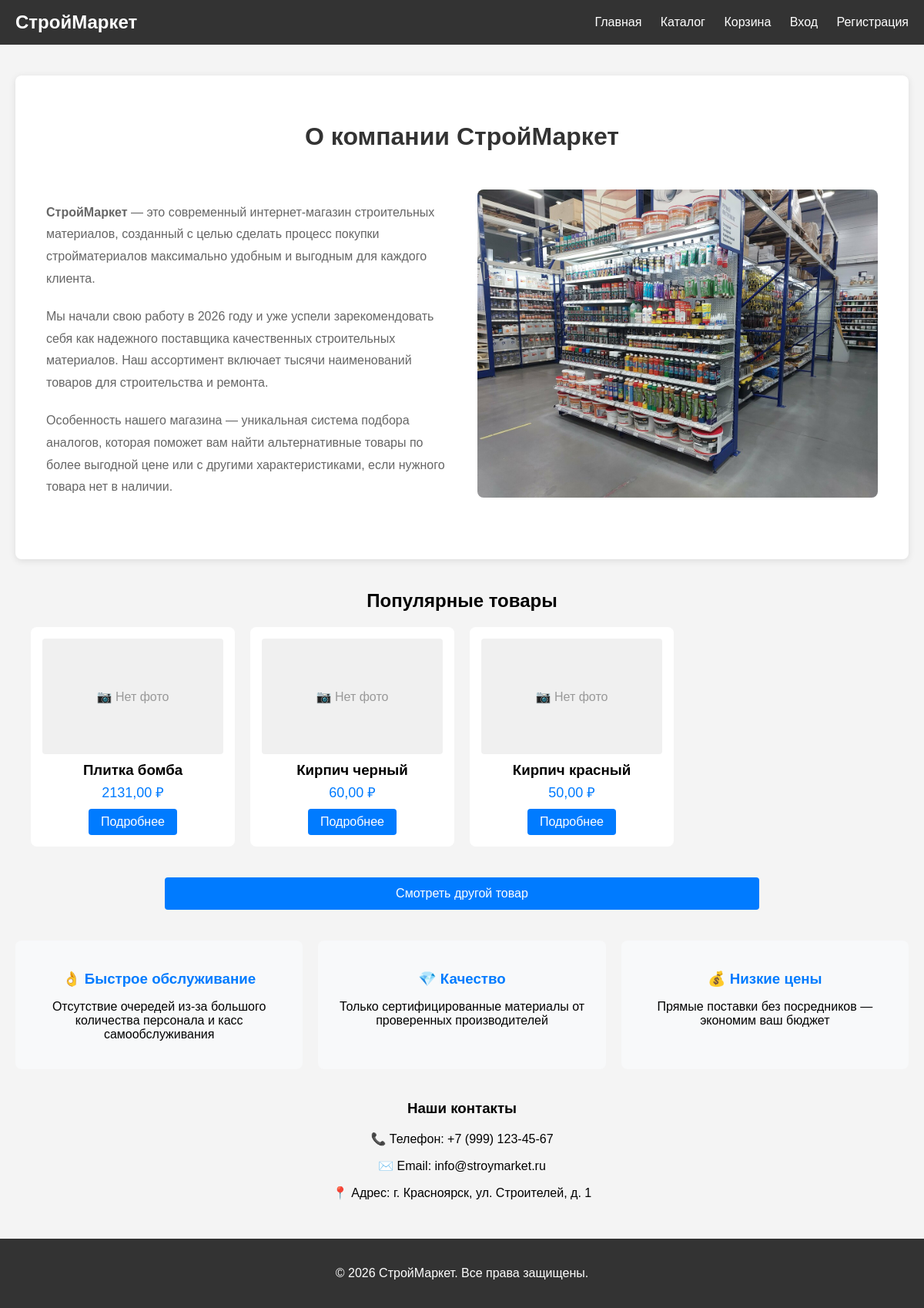
The page /about/ on the database its author committed.
### main/models.py (models this page shows, shortened)
class Product(models.Model):
    name = models.CharField(max_length=200)
    slug = models.SlugField(unique=True)
    description = models.TextField(blank=True)
    price = models.DecimalField(max_digits=10, decimal_places=2)
    category = models.ForeignKey(Category, on_delete=models.CASCADE, related_name='products')
    characteristics = models.TextField(blank=True, verbose_name='Характеристики')
    image = models.ImageField('Изображение', upload_to='products/', blank=True, null=True)

### main/views.py (the view)
# urls.py: path('about/', views.about, name='about'),
def about(request):
    popular_products = Product.objects.all().order_by('-id')[:4]
    return render(request, 'main/about.html', {
        'popular_products': popular_products
    })

### main/templates/main/about.html (shortened to what this page needs)
<!DOCTYPE html>
<html lang="ru">
<head>
</head>
<body>
    <div class="header">
        <div class="container">
            <div class="logo">СтройМаркет</div>
            <div class="nav">
                <a href="/about/">Главная</a>
                <a href="/">Каталог</a>
                <a href="{% url 'cart_detail' %}">Корзина</a>
                {% if user.is_authenticated %}
                    <span>Привет, {{ user.username }}!</span>
                    <a href="{% url 'logout' %}">Выход</a>
                    {% if user.is_superuser %}
                        <a href="/admin">Админка</a>
                    {% endif %}
                {% else %}
                    <a href="{% url 'login' %}">Вход</a>
                    <a href="{% url 'register' %}">Регистрация</a>
                {% endif %}
            </div>
        </div>
    </div>
    <div class="container">
        <div class="about-section">
            <h1>О компании СтройМаркет</h1>
            <div class="about-content">
                <div class="about-text">
                    <p><strong>СтройМаркет</strong> — это современный интернет-магазин строительных материалов, созданный с целью сделать процесс покупки стройматериалов максимально удобным и выгодным для каждого клиента.</p>
                    <p>Мы начали свою работу в 2026 году и уже успели зарекомендовать себя как надежного поставщика качественных строительных материалов. Наш ассортимент включает тысячи наименований товаров для строительства и ремонта.</p>
                  <p>Особенность нашего магазина — уникальная система подбора аналогов, которая поможет вам найти альтернативные товары по более выгодной цене или с другими характеристиками, если нужного товара нет в наличии.</p>
                </div>
<div style="
    width: 100%;
    height: 400px;
    background: linear-gradient(135deg, #667eea 0%, #764ba2 100%);
    border-radius: 8px;
    margin: 20px 0 40px;
    display: flex;
    align-items: center;
    justify-content: center;
    color: white;
    font-size: 32px;
    text-shadow: 2px 2px 4px rgba(0,0,0,0.3);
    background-image: url('/media/products/hero-bg.jpg'); /* если есть картинка */
    background-size: cover;
    background-position: center;
">
</div>
                </div>
            </div>
<div class="container">
    <h2 style="text-align: center; margin: 40px 0 20px;">Популярные товары</h2>
    <div style="display: grid; grid-template-columns: repeat(4, 1fr); gap: 20px;">
        {% for product in popular_products %}
        <div style="background: white; padding: 15px; border-radius: 8px; text-align: center;">
            <div style="
                width: 100%;
                height: 150px;
                background: #f0f0f0;
                display: flex;
                align-items: center;
                justify-content: center;
                border-radius: 4px;
                overflow: hidden;
                margin-bottom: 10px;
            ">
                {% if product.image %}
                    <img src="{{ product.image.url }}"
                         style="width: 100%; height: 100%; object-fit: cover;"
                         alt="{{ product.name }}">
                {% else %}
                    <span style="color: #999;">📷 Нет фото</span>
                {% endif %}
            </div>
            <h3 style="margin: 10px 0 5px;">{{ product.name }}</h3>
            <p style="font-size: 18px; color: #007bff; margin: 5px 0;">{{ product.price }} ₽</p>
            <a href="{% url 'product_detail' product.slug %}"
               style="
                   display: inline-block;
                   background: #007bff;
                   color: white;
                   padding: 8px 16px;
                   text-decoration: none;
                   border-radius: 4px;
                   margin-top: 5px;
               ">Подробнее</a>
        </div>
        {% endfor %}
    </div>
</div>
<div style="text-align: center; margin: 40px 0 20px;">
    <a href="{% url 'index' %}" class="btn" style="
        display: inline-block;
        background: #007bff;
        color: white;
        padding: 12px 300px;
        text-decoration: none;
        border-radius: 4px;
        font-size: 16px;
        transition: background 0.3s;
    ">Смотреть другой товар</a>
</div>
            <div class="features">
                <div class="feature">
                    <h3>👌 Быстрое обслуживание</h3>
                    <p>Отсутствие очередей из-за большого количества персонала и касс самообслуживания</p>
                </div>
                <div class="feature">
                    <h3>💎 Качество</h3>
                    <p>Только сертифицированные материалы от проверенных производителей</p>
                </div>
                <div class="feature">
                    <h3>💰 Низкие цены</h3>
                    <p>Прямые поставки без посредников — экономим ваш бюджет</p>
                </div>
            </div>
            <div style="margin-top: 40px; text-align: center;">
                <h3>Наши контакты</h3>
                <p>📞 Телефон: +7 (999) 123-45-67</p>
                <p>✉️ Email: info@stroymarket.ru</p>
                <p>📍 Адрес: г. Красноярск, ул. Строителей, д. 1</p>
            </div>
        </div>
    <div class="footer">
        <p>© 2026 СтройМаркет. Все права защищены.</p>
    </div>
</body>
</html>

### main/templates/main/about.html (style rules this page uses)
body { font-family: Arial, sans-serif; margin: 0; padding: 0; background-color: #f4f4f4; }
.header { background-color: #333; color: white; padding: 15px 0; }
.header .container { display: flex; justify-content: space-between; align-items: center; }
.container { max-width: 1200px; margin: 0 auto; padding: 0 20px; }
.logo { font-size: 24px; font-weight: bold; }
.nav a, .nav span { color: white; text-decoration: none; margin-left: 20px; }
.about-section { background: white; padding: 40px; border-radius: 8px; box-shadow: 0 2px 10px rgba(0,0,0,0.1); margin: 40px 0; }
h1 { color: #333; text-align: center; margin-bottom: 30px; }
.about-content { display: grid; grid-template-columns: 1fr 1fr; gap: 40px; align-items: center; }
.about-text p { line-height: 1.8; color: #666; margin-bottom: 20px; }
.features { display: grid; grid-template-columns: repeat(3, 1fr); gap: 20px; margin-top: 40px; }
.feature { text-align: center; padding: 20px; background: #f8f9fa; border-radius: 8px; }
.feature h3 { color: #007bff; margin-bottom: 10px; }
.footer { background: #333; color: white; text-align: center; padding: 20px 0; margin-top: 50px; }

### rows shown on the page
Product: shows "📷 Нет фото", name "Плитка бомба", price "2131,00"
Product: shows "📷 Нет фото", name "Кирпич черный", price "60,00"
Product: shows "📷 Нет фото", name "Кирпич красный", price "50,00"
